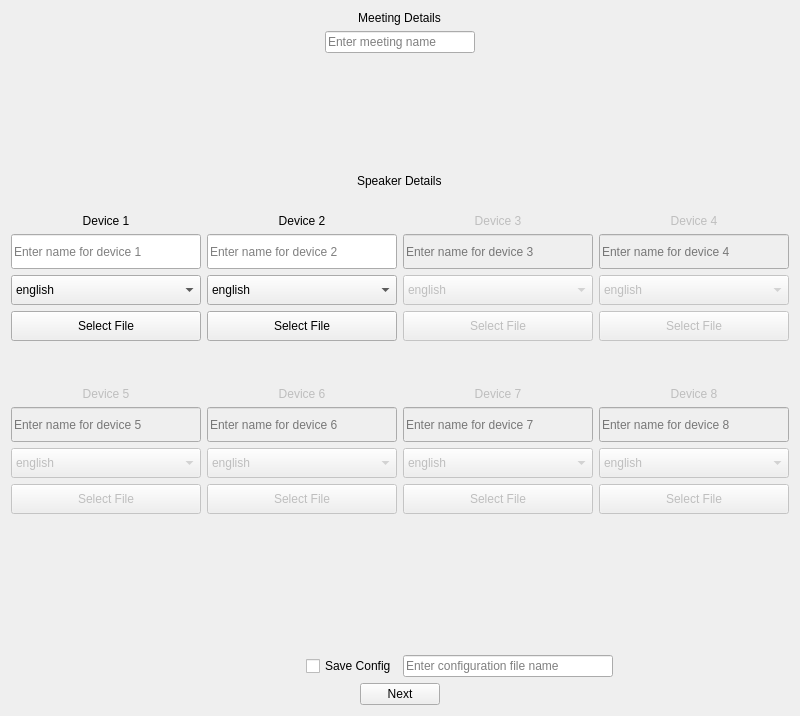
<?xml version="1.0" encoding="UTF-8"?>
<ui version="4.0">
 <class>third_screen</class>
 <widget class="QWidget" name="third_screen">
  <property name="geometry">
   <rect>
    <x>0</x>
    <y>0</y>
    <width>800</width>
    <height>716</height>
   </rect>
  </property>
  <property name="windowTitle">
   <string>Form</string>
  </property>
  <layout class="QVBoxLayout" name="verticalLayout" stretch="0,0,0,0,0,0,0,0">
   <property name="spacing">
    <number>6</number>
   </property>
   <item alignment="Qt::AlignHCenter|Qt::AlignTop">
    <widget class="QLabel" name="meeting_label">
     <property name="sizePolicy">
      <sizepolicy hsizetype="Preferred" vsizetype="Fixed">
       <horstretch>0</horstretch>
       <verstretch>0</verstretch>
      </sizepolicy>
     </property>
     <property name="text">
      <string>Meeting Details</string>
     </property>
     <property name="alignment">
      <set>Qt::AlignCenter</set>
     </property>
    </widget>
   </item>
   <item alignment="Qt::AlignHCenter">
    <widget class="QLineEdit" name="meeting_edit">
     <property name="sizePolicy">
      <sizepolicy hsizetype="Fixed" vsizetype="Fixed">
       <horstretch>0</horstretch>
       <verstretch>0</verstretch>
      </sizepolicy>
     </property>
     <property name="minimumSize">
      <size>
       <width>150</width>
       <height>0</height>
      </size>
     </property>
     <property name="placeholderText">
      <string>Enter meeting name</string>
     </property>
    </widget>
   </item>
   <item>
    <spacer name="verticalSpacer">
     <property name="orientation">
      <enum>Qt::Vertical</enum>
     </property>
     <property name="sizeHint" stdset="0">
      <size>
       <width>20</width>
       <height>40</height>
      </size>
     </property>
    </spacer>
   </item>
   <item alignment="Qt::AlignHCenter|Qt::AlignBottom">
    <widget class="QLabel" name="speaker_label">
     <property name="text">
      <string>Speaker Details</string>
     </property>
    </widget>
   </item>
   <item>
    <layout class="QGridLayout" name="device_layout" rowstretch="1,1">
     <property name="bottomMargin">
      <number>0</number>
     </property>
     <item row="0" column="3">
      <layout class="QVBoxLayout" name="devicefour_layout">
       <property name="topMargin">
        <number>20</number>
       </property>
       <property name="bottomMargin">
        <number>20</number>
       </property>
       <item>
        <widget class="QLabel" name="devicefour_label">
         <property name="enabled">
          <bool>false</bool>
         </property>
         <property name="sizePolicy">
          <sizepolicy hsizetype="Preferred" vsizetype="Fixed">
           <horstretch>0</horstretch>
           <verstretch>0</verstretch>
          </sizepolicy>
         </property>
         <property name="text">
          <string>Device 4</string>
         </property>
         <property name="alignment">
          <set>Qt::AlignCenter</set>
         </property>
        </widget>
       </item>
       <item>
        <widget class="QLineEdit" name="devicefour_edit">
         <property name="enabled">
          <bool>false</bool>
         </property>
         <property name="minimumSize">
          <size>
           <width>0</width>
           <height>35</height>
          </size>
         </property>
         <property name="placeholderText">
          <string>Enter name for device 4</string>
         </property>
        </widget>
       </item>
       <item>
        <widget class="QComboBox" name="devicefour_box">
         <property name="enabled">
          <bool>false</bool>
         </property>
         <property name="minimumSize">
          <size>
           <width>0</width>
           <height>30</height>
          </size>
         </property>
         <item>
          <property name="text">
           <string>english</string>
          </property>
         </item>
        </widget>
       </item>
       <item>
        <widget class="QPushButton" name="devicefour_button">
         <property name="enabled">
          <bool>false</bool>
         </property>
         <property name="minimumSize">
          <size>
           <width>0</width>
           <height>30</height>
          </size>
         </property>
         <property name="text">
          <string>Select File</string>
         </property>
        </widget>
       </item>
      </layout>
     </item>
     <item row="1" column="1">
      <layout class="QVBoxLayout" name="devicesix_layout">
       <property name="topMargin">
        <number>20</number>
       </property>
       <property name="bottomMargin">
        <number>20</number>
       </property>
       <item>
        <widget class="QLabel" name="devicesix_label">
         <property name="enabled">
          <bool>false</bool>
         </property>
         <property name="sizePolicy">
          <sizepolicy hsizetype="Preferred" vsizetype="Fixed">
           <horstretch>0</horstretch>
           <verstretch>0</verstretch>
          </sizepolicy>
         </property>
         <property name="text">
          <string>Device 6</string>
         </property>
         <property name="alignment">
          <set>Qt::AlignCenter</set>
         </property>
        </widget>
       </item>
       <item>
        <widget class="QLineEdit" name="devicesix_edit">
         <property name="enabled">
          <bool>false</bool>
         </property>
         <property name="minimumSize">
          <size>
           <width>0</width>
           <height>35</height>
          </size>
         </property>
         <property name="placeholderText">
          <string>Enter name for device 6</string>
         </property>
        </widget>
       </item>
       <item>
        <widget class="QComboBox" name="devicesix_box">
         <property name="enabled">
          <bool>false</bool>
         </property>
         <property name="minimumSize">
          <size>
           <width>0</width>
           <height>30</height>
          </size>
         </property>
         <item>
          <property name="text">
           <string>english</string>
          </property>
         </item>
        </widget>
       </item>
       <item>
        <widget class="QPushButton" name="devicesix_button">
         <property name="enabled">
          <bool>false</bool>
         </property>
         <property name="minimumSize">
          <size>
           <width>0</width>
           <height>30</height>
          </size>
         </property>
         <property name="text">
          <string>Select File</string>
         </property>
        </widget>
       </item>
      </layout>
     </item>
     <item row="0" column="0">
      <layout class="QVBoxLayout" name="deviceone_layout" stretch="0,0,0,0">
       <property name="topMargin">
        <number>20</number>
       </property>
       <property name="bottomMargin">
        <number>20</number>
       </property>
       <item>
        <widget class="QLabel" name="deviceone_label">
         <property name="sizePolicy">
          <sizepolicy hsizetype="Preferred" vsizetype="Fixed">
           <horstretch>0</horstretch>
           <verstretch>0</verstretch>
          </sizepolicy>
         </property>
         <property name="text">
          <string>Device 1</string>
         </property>
         <property name="alignment">
          <set>Qt::AlignCenter</set>
         </property>
        </widget>
       </item>
       <item>
        <widget class="QLineEdit" name="deviceone_edit">
         <property name="sizePolicy">
          <sizepolicy hsizetype="Preferred" vsizetype="Fixed">
           <horstretch>0</horstretch>
           <verstretch>0</verstretch>
          </sizepolicy>
         </property>
         <property name="minimumSize">
          <size>
           <width>0</width>
           <height>35</height>
          </size>
         </property>
         <property name="placeholderText">
          <string>Enter name for device 1</string>
         </property>
        </widget>
       </item>
       <item>
        <widget class="QComboBox" name="deviceone_box">
         <property name="sizePolicy">
          <sizepolicy hsizetype="Preferred" vsizetype="Fixed">
           <horstretch>0</horstretch>
           <verstretch>0</verstretch>
          </sizepolicy>
         </property>
         <property name="minimumSize">
          <size>
           <width>0</width>
           <height>30</height>
          </size>
         </property>
         <property name="currentText">
          <string>english</string>
         </property>
         <item>
          <property name="text">
           <string>english</string>
          </property>
         </item>
        </widget>
       </item>
       <item>
        <widget class="QPushButton" name="deviceone_button">
         <property name="minimumSize">
          <size>
           <width>0</width>
           <height>30</height>
          </size>
         </property>
         <property name="text">
          <string>Select File</string>
         </property>
        </widget>
       </item>
      </layout>
     </item>
     <item row="0" column="2">
      <layout class="QVBoxLayout" name="devicethree_layout">
       <property name="topMargin">
        <number>20</number>
       </property>
       <property name="bottomMargin">
        <number>20</number>
       </property>
       <item>
        <widget class="QLabel" name="devicethree_label">
         <property name="enabled">
          <bool>false</bool>
         </property>
         <property name="sizePolicy">
          <sizepolicy hsizetype="Preferred" vsizetype="Fixed">
           <horstretch>0</horstretch>
           <verstretch>0</verstretch>
          </sizepolicy>
         </property>
         <property name="text">
          <string>Device 3</string>
         </property>
         <property name="alignment">
          <set>Qt::AlignCenter</set>
         </property>
        </widget>
       </item>
       <item>
        <widget class="QLineEdit" name="devicethree_edit">
         <property name="enabled">
          <bool>false</bool>
         </property>
         <property name="minimumSize">
          <size>
           <width>0</width>
           <height>35</height>
          </size>
         </property>
         <property name="placeholderText">
          <string>Enter name for device 3</string>
         </property>
        </widget>
       </item>
       <item>
        <widget class="QComboBox" name="devicethree_box">
         <property name="enabled">
          <bool>false</bool>
         </property>
         <property name="minimumSize">
          <size>
           <width>0</width>
           <height>30</height>
          </size>
         </property>
         <item>
          <property name="text">
           <string>english</string>
          </property>
         </item>
        </widget>
       </item>
       <item>
        <widget class="QPushButton" name="devicethree_button">
         <property name="enabled">
          <bool>false</bool>
         </property>
         <property name="minimumSize">
          <size>
           <width>0</width>
           <height>30</height>
          </size>
         </property>
         <property name="text">
          <string>Select File</string>
         </property>
        </widget>
       </item>
      </layout>
     </item>
     <item row="1" column="2">
      <layout class="QVBoxLayout" name="deviceseven_layout">
       <property name="topMargin">
        <number>20</number>
       </property>
       <property name="bottomMargin">
        <number>20</number>
       </property>
       <item>
        <widget class="QLabel" name="deviceseven_label">
         <property name="enabled">
          <bool>false</bool>
         </property>
         <property name="sizePolicy">
          <sizepolicy hsizetype="Preferred" vsizetype="Fixed">
           <horstretch>0</horstretch>
           <verstretch>0</verstretch>
          </sizepolicy>
         </property>
         <property name="text">
          <string>Device 7</string>
         </property>
         <property name="alignment">
          <set>Qt::AlignCenter</set>
         </property>
        </widget>
       </item>
       <item>
        <widget class="QLineEdit" name="deviceseven_edit">
         <property name="enabled">
          <bool>false</bool>
         </property>
         <property name="minimumSize">
          <size>
           <width>0</width>
           <height>35</height>
          </size>
         </property>
         <property name="placeholderText">
          <string>Enter name for device 7</string>
         </property>
        </widget>
       </item>
       <item>
        <widget class="QComboBox" name="deviceseven_box">
         <property name="enabled">
          <bool>false</bool>
         </property>
         <property name="minimumSize">
          <size>
           <width>0</width>
           <height>30</height>
          </size>
         </property>
         <item>
          <property name="text">
           <string>english</string>
          </property>
         </item>
        </widget>
       </item>
       <item>
        <widget class="QPushButton" name="deviceseven_button">
         <property name="enabled">
          <bool>false</bool>
         </property>
         <property name="minimumSize">
          <size>
           <width>0</width>
           <height>30</height>
          </size>
         </property>
         <property name="text">
          <string>Select File</string>
         </property>
        </widget>
       </item>
      </layout>
     </item>
     <item row="1" column="3">
      <layout class="QVBoxLayout" name="deviceeight_layout">
       <property name="topMargin">
        <number>20</number>
       </property>
       <property name="bottomMargin">
        <number>20</number>
       </property>
       <item>
        <widget class="QLabel" name="deviceeight_label">
         <property name="enabled">
          <bool>false</bool>
         </property>
         <property name="sizePolicy">
          <sizepolicy hsizetype="Preferred" vsizetype="Fixed">
           <horstretch>0</horstretch>
           <verstretch>0</verstretch>
          </sizepolicy>
         </property>
         <property name="text">
          <string>Device 8</string>
         </property>
         <property name="alignment">
          <set>Qt::AlignCenter</set>
         </property>
        </widget>
       </item>
       <item>
        <widget class="QLineEdit" name="deviceeight_edit">
         <property name="enabled">
          <bool>false</bool>
         </property>
         <property name="minimumSize">
          <size>
           <width>0</width>
           <height>35</height>
          </size>
         </property>
         <property name="placeholderText">
          <string>Enter name for device 8</string>
         </property>
        </widget>
       </item>
       <item>
        <widget class="QComboBox" name="deviceeight_box">
         <property name="enabled">
          <bool>false</bool>
         </property>
         <property name="minimumSize">
          <size>
           <width>0</width>
           <height>30</height>
          </size>
         </property>
         <item>
          <property name="text">
           <string>english</string>
          </property>
         </item>
        </widget>
       </item>
       <item>
        <widget class="QPushButton" name="deviceeight_button">
         <property name="enabled">
          <bool>false</bool>
         </property>
         <property name="minimumSize">
          <size>
           <width>0</width>
           <height>30</height>
          </size>
         </property>
         <property name="text">
          <string>Select File</string>
         </property>
        </widget>
       </item>
      </layout>
     </item>
     <item row="0" column="1">
      <layout class="QVBoxLayout" name="devicetwo_layout">
       <property name="topMargin">
        <number>20</number>
       </property>
       <property name="bottomMargin">
        <number>20</number>
       </property>
       <item>
        <widget class="QLabel" name="devicetwo_label">
         <property name="sizePolicy">
          <sizepolicy hsizetype="Preferred" vsizetype="Fixed">
           <horstretch>0</horstretch>
           <verstretch>0</verstretch>
          </sizepolicy>
         </property>
         <property name="text">
          <string>Device 2</string>
         </property>
         <property name="alignment">
          <set>Qt::AlignCenter</set>
         </property>
        </widget>
       </item>
       <item>
        <widget class="QLineEdit" name="devicetwo_edit">
         <property name="sizePolicy">
          <sizepolicy hsizetype="Preferred" vsizetype="Fixed">
           <horstretch>0</horstretch>
           <verstretch>0</verstretch>
          </sizepolicy>
         </property>
         <property name="minimumSize">
          <size>
           <width>0</width>
           <height>35</height>
          </size>
         </property>
         <property name="placeholderText">
          <string>Enter name for device 2</string>
         </property>
        </widget>
       </item>
       <item>
        <widget class="QComboBox" name="devicetwo_box">
         <property name="minimumSize">
          <size>
           <width>0</width>
           <height>30</height>
          </size>
         </property>
         <item>
          <property name="text">
           <string>english</string>
          </property>
         </item>
        </widget>
       </item>
       <item>
        <widget class="QPushButton" name="devicetwo_button">
         <property name="minimumSize">
          <size>
           <width>0</width>
           <height>30</height>
          </size>
         </property>
         <property name="text">
          <string>Select File</string>
         </property>
        </widget>
       </item>
      </layout>
     </item>
     <item row="1" column="0">
      <layout class="QVBoxLayout" name="devicefive_layout">
       <property name="topMargin">
        <number>20</number>
       </property>
       <property name="bottomMargin">
        <number>20</number>
       </property>
       <item>
        <widget class="QLabel" name="devicefive_label">
         <property name="enabled">
          <bool>false</bool>
         </property>
         <property name="sizePolicy">
          <sizepolicy hsizetype="Preferred" vsizetype="Fixed">
           <horstretch>0</horstretch>
           <verstretch>0</verstretch>
          </sizepolicy>
         </property>
         <property name="text">
          <string>Device 5</string>
         </property>
         <property name="alignment">
          <set>Qt::AlignCenter</set>
         </property>
        </widget>
       </item>
       <item>
        <widget class="QLineEdit" name="devicefive_edit">
         <property name="enabled">
          <bool>false</bool>
         </property>
         <property name="minimumSize">
          <size>
           <width>0</width>
           <height>35</height>
          </size>
         </property>
         <property name="placeholderText">
          <string>Enter name for device 5</string>
         </property>
        </widget>
       </item>
       <item>
        <widget class="QComboBox" name="devicefive_box">
         <property name="enabled">
          <bool>false</bool>
         </property>
         <property name="minimumSize">
          <size>
           <width>0</width>
           <height>30</height>
          </size>
         </property>
         <item>
          <property name="text">
           <string>english</string>
          </property>
         </item>
        </widget>
       </item>
       <item>
        <widget class="QPushButton" name="devicefive_button">
         <property name="enabled">
          <bool>false</bool>
         </property>
         <property name="minimumSize">
          <size>
           <width>0</width>
           <height>30</height>
          </size>
         </property>
         <property name="text">
          <string>Select File</string>
         </property>
        </widget>
       </item>
      </layout>
     </item>
    </layout>
   </item>
   <item>
    <spacer name="verticalSpacer_2">
     <property name="orientation">
      <enum>Qt::Vertical</enum>
     </property>
     <property name="sizeHint" stdset="0">
      <size>
       <width>20</width>
       <height>40</height>
      </size>
     </property>
    </spacer>
   </item>
   <item>
    <layout class="QGridLayout" name="config_layout">
     <item row="1" column="0" alignment="Qt::AlignRight">
      <widget class="QCheckBox" name="config_checkbox">
       <property name="sizePolicy">
        <sizepolicy hsizetype="Fixed" vsizetype="Fixed">
         <horstretch>0</horstretch>
         <verstretch>0</verstretch>
        </sizepolicy>
       </property>
       <property name="text">
        <string>Save Config</string>
       </property>
      </widget>
     </item>
     <item row="1" column="1" alignment="Qt::AlignLeft">
      <widget class="QLineEdit" name="config_edit">
       <property name="sizePolicy">
        <sizepolicy hsizetype="Fixed" vsizetype="Fixed">
         <horstretch>0</horstretch>
         <verstretch>0</verstretch>
        </sizepolicy>
       </property>
       <property name="minimumSize">
        <size>
         <width>210</width>
         <height>0</height>
        </size>
       </property>
       <property name="placeholderText">
        <string>Enter configuration file name</string>
       </property>
      </widget>
     </item>
    </layout>
   </item>
   <item alignment="Qt::AlignHCenter">
    <widget class="QPushButton" name="next_button">
     <property name="sizePolicy">
      <sizepolicy hsizetype="Fixed" vsizetype="Fixed">
       <horstretch>0</horstretch>
       <verstretch>0</verstretch>
      </sizepolicy>
     </property>
     <property name="text">
      <string>Next</string>
     </property>
    </widget>
   </item>
  </layout>
 </widget>
 <resources/>
 <connections/>
</ui>
